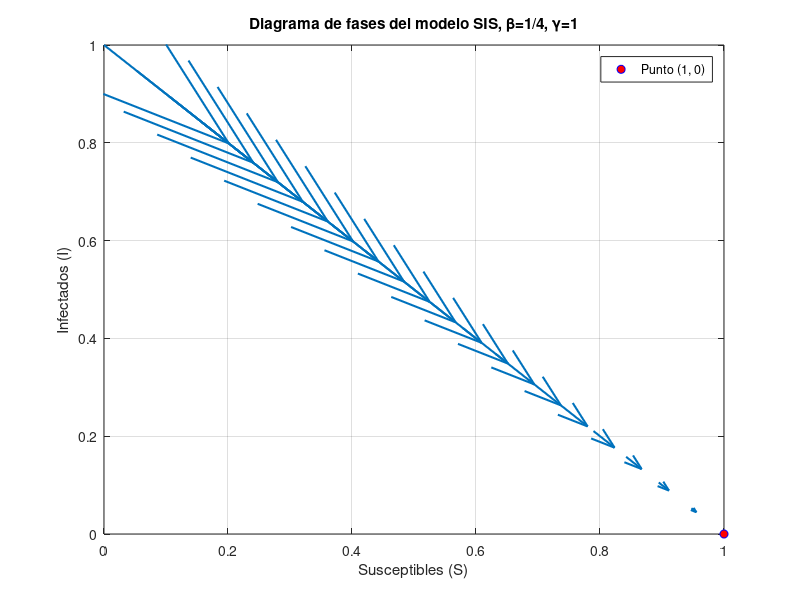

Write the MATLAB code that produced this figure.
gamma = 1;
beta = 1/4;
K = 1 - gamma / beta;
r = beta - gamma;
I0 = 0.2;

f = @(x) K * I0 ./ (I0 + (K - I0) .* exp(-r .* x));

I = linspace(0, 1, 20);
S = 1 - I;

dI = beta * I .* S - gamma * I;
dS = -dI;

figure;
quiver(S, I, dS, dI, 'AutoScale', 'on', 'LineWidth', 1.5, 'MaxHeadSize', 0.5);
hold on;

h_point = plot(1,0, 'bo', 'MarkerFaceColor', 'r', 'MarkerSize', 6);

xlabel('Susceptibles (S)');
ylabel('Infectados (I)');
title('Diagrama de fases del modelo SIS, \beta=1/4, \gamma=1');
legend(h_point, 'Punto (1, 0)');
axis([0 1 0 1]);
grid on; 
hold off;
